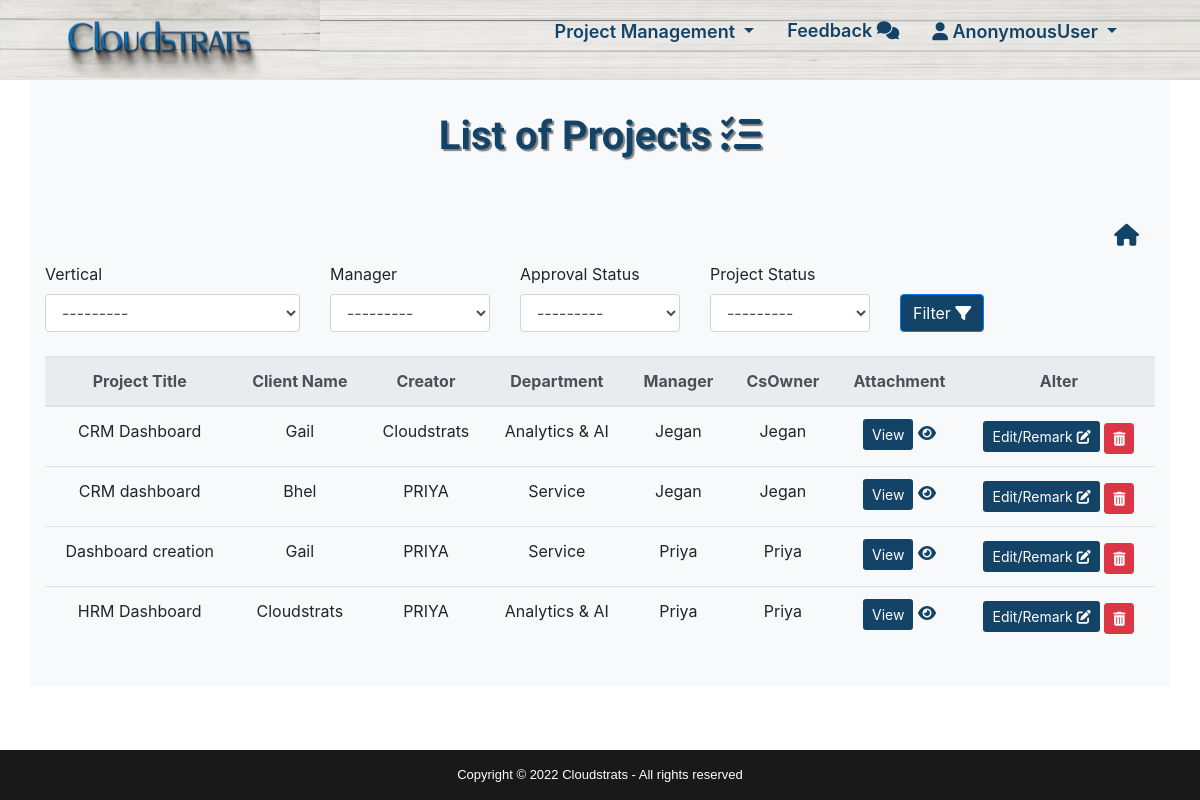
The page /Project_Management/projectlist/ on the database its author committed.
### Project_Management/models.py (models this page shows, shortened)
class Project(models.Model):
    project_title=models.CharField(max_length = 100)
    client_Name= models.CharField(max_length = 100, null=True, blank=True)
    creator= models.CharField(max_length = 100)
    vertical=models.ForeignKey(Vertical,on_delete=models.CASCADE,blank=True)
    CsOwner=models.ForeignKey(User, on_delete=models.CASCADE)
    manager=models.ForeignKey(User, on_delete=models.CASCADE, related_name="project_owner")
    priority=models.IntegerField(choices=PRIORITY_TYPE,default=1,null=True,blank=True)
    project_type=models.IntegerField(choices=PROJECT_TYPE,default=1,null=True,blank=True)
    start_date = models.DateField(null=True,blank=True)
    end_date = models.DateField(null=True,blank=True)
    remark = models.TextField(null=True, blank=True)
    description=models.TextField(null=True,blank=True)
    approval_status=models.IntegerField(choices=APPROVAL_STATUS,default=1,null=True,blank=True)
    project_status=models.IntegerField(choices=PROJECT_STATUS,default=1,null=True,blank=True)
    attachment = models.FileField(upload_to='media')

### accounts/models.py (models this page shows)
class ModelBase(models.Model):
    active = models.BooleanField(default=True)
    user = models.ForeignKey(User, on_delete=models.CASCADE)
    added_date = models.DateTimeField(auto_now_add=True)
    modified_date = models.DateTimeField(auto_now=True)
    class Meta:
        abstract = True

class Vertical(ModelBase):
    name = models.CharField(max_length=50)
    description = models.TextField(null=True, blank=True)
    def __str__(self):
        return self.name

### Project_Management/views.py (the view)
# urls.py: path('Project_Management/projectlist/',views.projectlist),#url For seeing projectlist
def projectlist(request): #function for seeing all project
    data=Project.objects.all()
    uf=Projectlist(request.GET, queryset=data)
    return render(request,'Projectmanagement/projectlist.html',{'uf':uf})

### templates/Projectmanagement/projectlist.html (shortened to what this page needs)
{% extends 'base.html' %}
{% load widget_tweaks %}
{% load static %}
{% block nav %}
<div class="collapse navbar-collapse" id="navbarSupportedContent">
    <ul class="navbar-nav ml-auto" style="margin-top: -7px !important;">
        <li class="nav-link nav-item dropdown px-3">
            <span class="btn p-0 dropdown-toggle" type="button" id="dropdownMenuButton" data-toggle="dropdown"
                aria-haspopup="true" aria-expanded="false"
                style="outline: none;font-weight: 600; color: #144368; font-size: 18px;">
                Project Management
            </span>
        </li>
        {% if request.user.is_superuser %}
        <li class="nav-link nav-item px-3">
            <a href="/Project_Management/Reviewdetail"
                style="text-decoration: none; font-weight: 600; color: #144368; font-size: 18px;">
                See Feedback&nbsp;<i class="fa-solid fa-comments"></i>
            </a>
        </li>
        {% else %}
        <li class="nav-link nav-item px-3">
            <a href="/Project_Management/Reviewfun"
                style="text-decoration: none; font-weight: 600; color: #144368; font-size: 18px;">
                Feedback&nbsp;<i class="fa-solid fa-comments"></i>
            </a>
        </li>
        {% endif %}
        <li class="nav-link nav-item dropdown px-3">
          <span class="btn p-0 dropdown-toggle" type="button" id="dropdownMenuButton" data-toggle="dropdown"
              aria-haspopup="true" aria-expanded="false"
              style="outline: none;font-weight: 600; color: #144368; font-size: 18px;">
              <i class="fa-solid fa-user"></i> {{ request.user }}
          </span>
      </li>
    </ul>
    </nav>
{% endblock %}
{% block body %}
<div class="container bg-light rounded py-4" style="margin-top: -9rem !important;">
  <form method="get">
    <h1 style="color: #144368; font-family: Chivo; text-shadow: 2px 2px 1px #817f7f; font-weight: 700 !important;" class="mt-2 text-center">List of Projects <i class="fa-solid fa-list-check"></i></h1>
    <div class="row mt-5">
      <div class="col-md-2 offset-md-10 text-right">
          <a href="/mainpage/" style="color: #144368; font-size: 22px; "><i class="fa fa-home m-3"></i></a>
      </div>
      <div class="col-md-3">
        <label>Vertical</label>
        {% render_field uf.form.vertical class="form-control" %}
      </div>
      <div class="col-md-2 col-sm-1">
        <label>Manager</label>
        {% render_field uf.form.manager class="form-control" %}
      </div>
      <div class="col-md-2">
        <label>Approval Status</label>
        {% render_field uf.form.approval_status class="form-control" %}
      </div>
      <div class="col-md-2">
        <label>Project Status</label>
        {% render_field uf.form.project_status class="form-control" %}
      </div>
      <div class="col-md-3 mt-auto">
        <button type="submit" class="btn btn-primary" style="background-color: #144368;">
           Filter <i class="fa-solid fa-filter"></i>
        </button>
      </div>
    <br>
    <div class="col-md-12 col-sm-12 col-xs-12 table-responsive table-responsive-sm">
      <table class="table text-center table-hover mt-4">
        <thead class="thead-light">
          <tr>
            <th scope="col">Project Title</th>
            <th scope="col">Client Name</th>
            <th scope="col">Creator</th>
            <th scope="col">Department</th>
            <th scope="col">Manager</th>
            <th scope="col">CsOwner</th>
            <th scope="col">Attachment</th>
            <th scope="col">Alter</th>
          </tr>
        </thead>
        <tbody>
          {% for i in uf.qs %}
          <tr>
            <td scope="row">{{i.project_title}}</td>
            <td>{{i.client_Name}}</td>
            <td>{{i.creator}}</td>
            <td>{{i.vertical}}</td>
            <td>{{i.manager}}</td>
            <td>{{i.CsOwner}}</td>
            <td>
              <a href="{{i.attachment.url}}/" class="btn btn-sm text-white" style="background-color:#144368;" target="_blank">View</a>
              <a href="/Project_Management/projectdetail/{{i.id}}/" class="fa fa-eye" style="color:#144368;" onclick="openPopup()" target="blank"></a>
            </td>
            <td>
              <a href="/Project_Management/updateproject/{{i.id}}/">
                <button type="button" class="btn text-white btn-sm" style="background-color:#144368;">Edit/Remark <i class="fa-solid fa-pen-to-square"></i></button>
              </a>
              {% if request.user.userdetail.userrole == 6 %}
              <button type="button" class="btn text-danger btn-sm" data-toggle="modal" data-target="#exampleModal">
                <i class="fa-solid fa-trash-can"></i>
              </button>
              {% else %}
              <a href="/Project_Management/deleteproject/{{i.id}}/">
                <button type="button" class="btn btn-danger btn-sm mt-1"><i class="fa-solid fa-trash-can"></i></button>
              </a>
              {% endif %}
            </td>
          </tr>
          {% endfor %}
        </tbody>
      </table>
    </div>
{% endblock %}

### templates/base.html (shortened to what this page needs)
{% load static %}
<!doctype html>
<html lang="en">
<head>
    <link rel="stylesheet" href="https://cdn.jsdelivr.net/npm/bootstrap@4.2.1/dist/css/bootstrap.min.css"
>
    <link rel="stylesheet" href="https://cdn.jsdelivr.net/npm/bootstrap@4.5.3/dist/css/bootstrap.min.css"
>
    <link rel="stylesheet" href= "{% static 'css/style.css' %}">
    <link rel="stylesheet" href="https://cdnjs.cloudflare.com/ajax/libs/animate.css/4.1.1/animate.min.css" />
    <link rel="stylesheet" href="https://cdnjs.cloudflare.com/ajax/libs/font-awesome/6.0.0-beta3/css/all.min.css"
 />
</head>
<body>
    <div class=" sticky-top">
      <img src="{% static 'img/bg.jpg' %}"  height="80px" style="width: 100vw;" alt="logo">
      <a href="/mainpage/" class="navbar-brand"><img src="{% static 'img/logo_new.jpg' %}" height="80px" alt="logo" ></a>
      <nav class="navbar navbar-expand-lg">
        <div class="collapse navbar-collapse d-flex justify-content-end" style="z-index: 10;" id="navbarNavDropdown">
          {% block nav %}
          {% endblock %}
        </div>
    {% block body %}{% endblock %}
    <footer class="fixed-bottom">
        Copyright ©
        <script>document.write(new Date().getFullYear())</script> Cloudstrats - All rights reserved
    </footer>
</body>
</html>

### static/css/style.css (style rules this page uses)
:root { --color1: #144368; }
body { background-color: #fff; }
.navbar-brand { position: relative; bottom: 87.5px; }
.navbar { position: relative; bottom: 162px; right: 50px; }

### templates/base.html (style rules this page uses)
body::after { content: ''; display: block; height: 50px; }
footer { width: 100%; height: 50px; padding: 15px 0; background-color: #191919; text-align: center; color: #fff; font-size: 13px; font-weight: 400; font-family: Arial, Helvetica, sans-serif; }

### rows shown on the page
Project: project_title "CRM Dashboard", client_Name "Gail", creator "Cloudstrats", vertical "Analytics & AI", manager "Jegan", CsOwner "Jegan"
Project: project_title "CRM dashboard", client_Name "Bhel", creator "PRIYA", vertical "Service", manager "Jegan", CsOwner "Jegan"
Project: project_title "Dashboard creation", client_Name "Gail", creator "PRIYA", vertical "Service", manager "Priya", CsOwner "Priya"
Project: project_title "HRM Dashboard", client_Name "Cloudstrats", creator "PRIYA", vertical "Analytics & AI", manager "Priya", CsOwner "Priya"

### other values the page prints
{{ request.user }} "AnonymousUser"
